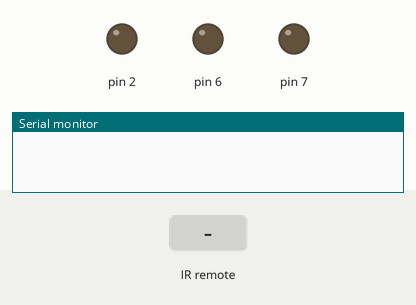
Recording of a sketch running on a simulated Arduino Uno, built with avr-gcc and run on an emulated ATmega328P. Shown: output pins drawn as LEDs (lit = HIGH), the last lines printed to the serial monitor. The inputs (shaded band) are chosen by the test bench.

Above: at 1.2 s.
1.3 s: infrared code 0xFFA857 received
At 2.2 s:
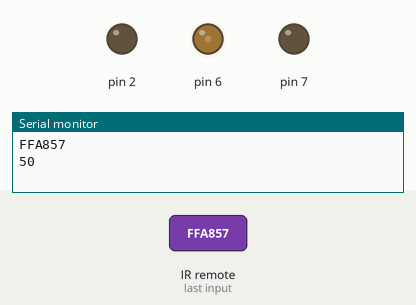
3.0 s: infrared code 0xFFA857 received
At 3.4 s:
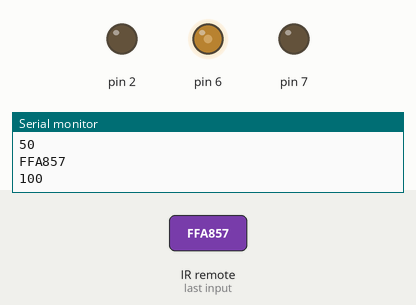
4.5 s: infrared code 0xFFE01F received
At 5.8 s:
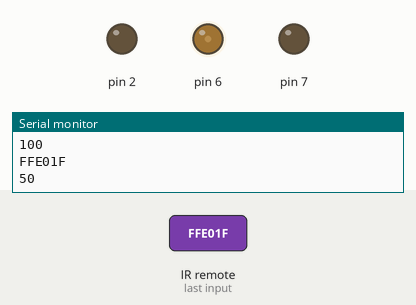
Timing chart, 0 to 7.5 s (numbered marks = the images above; inputs shaded):
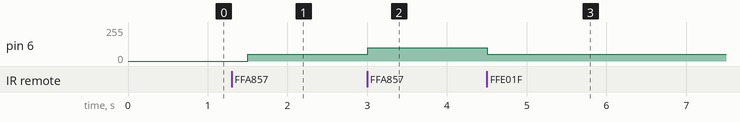

Measured:
- after the input at 1.3 s, pin 6: 0/255 → 50/255 after 0.20 s
- after the input at 3.0 s, pin 6: 50/255 → 100/255 at once
- after the input at 4.5 s, pin 6: 100/255 → 50/255 at once

The sketch:

RC_LED_bright.ino
```cpp
#include <IRremote.h>

IRrecv myone(8);
decode_results myresult;

int bright = 0;
// + FFA857 - FFE01F

void setup() {
  myone.enableIRIn();
  pinMode(7, OUTPUT);
  pinMode(6, OUTPUT);
  pinMode(2, OUTPUT);
  Serial.begin(9600);
}

void loop() {
  if(myone.decode(&myresult)){
    Serial.println(myresult.value, HEX);
    if(myresult.value == 0xFFA857){
      bright += 50;
      if(bright > 255) bright = 255;
      Serial.println(bright);
      analogWrite(6, bright);
    } else if(myresult.value == 0xFFE01F){
      bright -= 50;
      if(bright < 0) bright = 0;
      Serial.println(bright);
      analogWrite(6, bright);
    }
    myone.resume();
  }

  delay(300);
}
```
